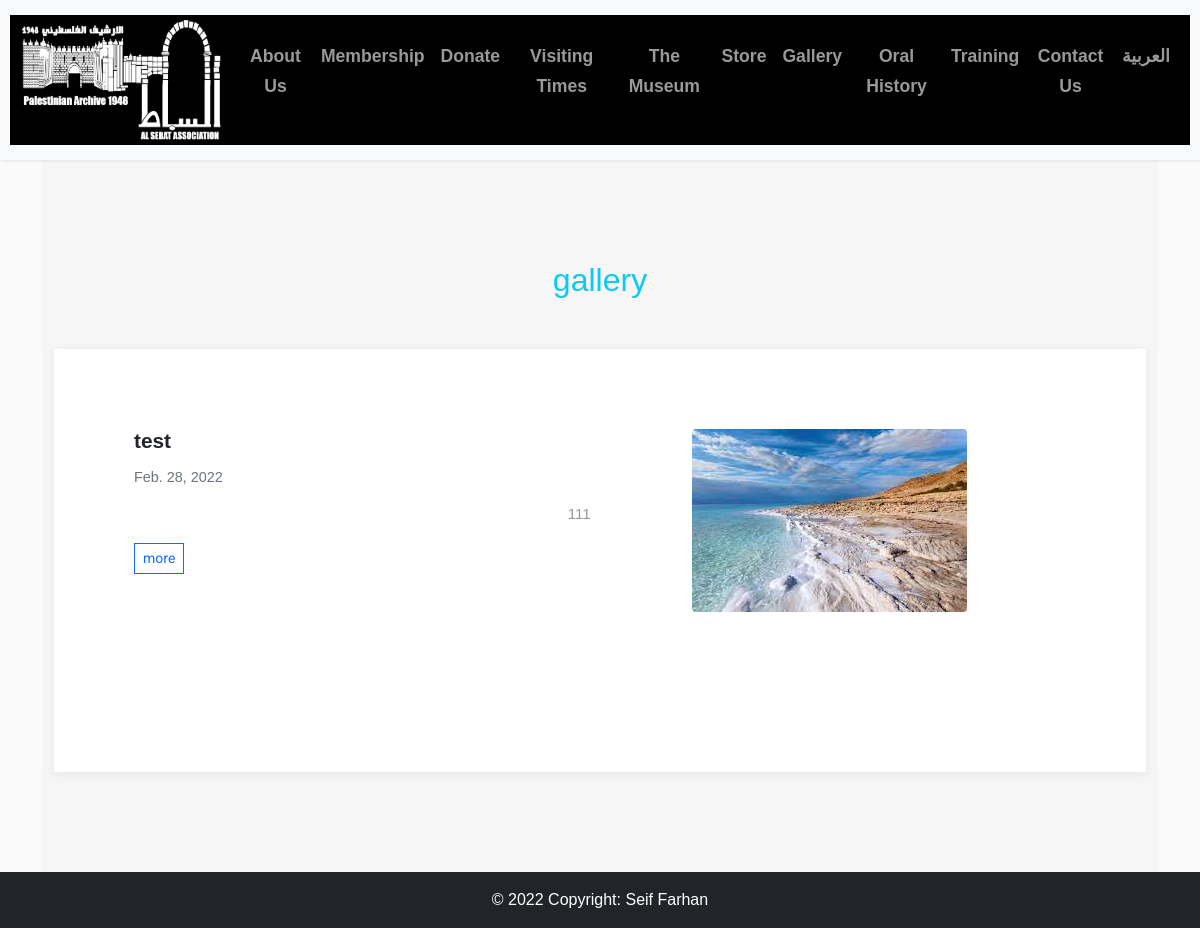
/en/gallery, run on an earlier commit of the app's database.
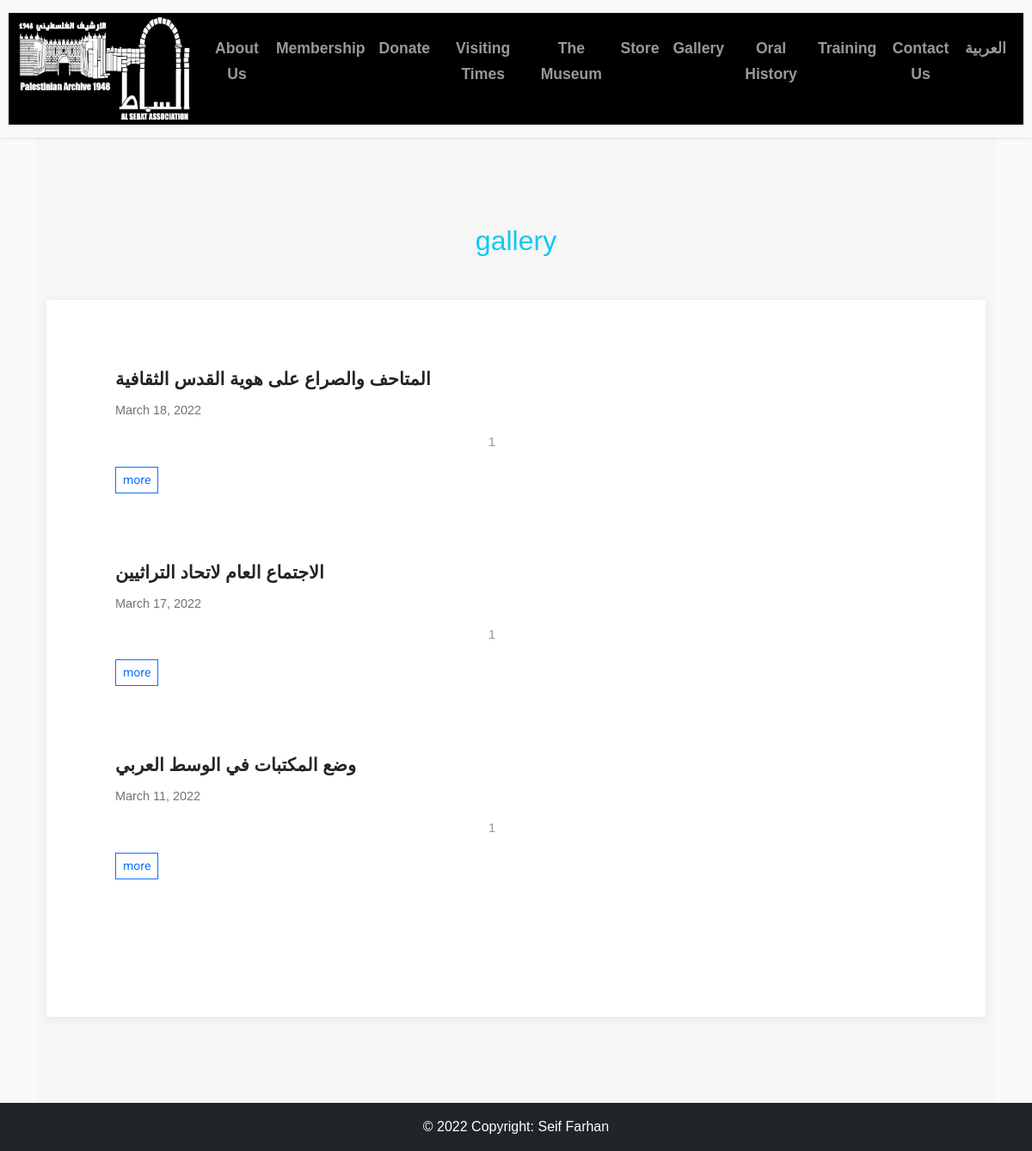
And on a later commit of the database.
### app/models.py (models this page shows, shortened)
class Gallery(models.Model):
    title = models.CharField(max_length=255, verbose_name='العنوان')
    date = models.DateField(verbose_name='التاريخ')
    desc = models.TextField(verbose_name='النص')
    desc_en = models.TextField(verbose_name='النص english')
    image = models.ImageField(upload_to='images/gallery/')

### app_en/views.py (the view)
# urls.py: path('gallery', views.gallery, name='gallery'),
def gallery(request):
    objs = Gallery.objects.all()
    return render(request, 'gallery_en.html', {'gallery': objs})

### app_en/templates/gallery_en.html (shortened to what this page needs)
{% extends 'base_en.html' %}
{% block body_block %}
    <section class="clean-block clean-blog-list dark">
        <div class="container">
            <div class="block-heading"><h2 class="text-info"
                                           style="color: #0dcaf0!important;margin-top: 20px;margin-bottom: 50px;">
                gallery</h2>
            </div>
            <div class="block-content">
                {% for g in gallery %}
                    <div class="clean-blog-post">
                        <div class="row">
                            <div class="col-lg-5"><img class="rounded img-fluid"
                                                       src="{{ g.image.url }}" alt="">
                            </div>
                            <div class="col-lg-7"><h3>{{ g.title }}</h3>
                                <div class="info"><span class="text-muted">{{ g.date | date }}</span></div>
                                <p class="text">
                                    {{ g.desc_en }}
                                </p>
                                <a class="btn btn-outline-primary btn-sm" role="button"
                                   href="{% url 'app_en:gallery_blog_en' g.pk %}">more </a></div>
                        </div>
                    </div>
                {% endfor %}
            </div>
        </div>
    </section>
{% endblock %}

What changed in the data, as far as the page shows it:
removed Gallery: image (picture), title "test", date "Feb. 28, 2022", desc_en "111"
added Gallery: title "المتاحف والصراع على هوية القدس الثقافية", date "March 18, 2022", desc_en "1"
added Gallery: title "الاجتماع العام لاتحاد التراثيين", date "March 17, 2022", desc_en "1"
added Gallery: title "وضع المكتبات في الوسط العربي", date "March 11, 2022", desc_en "1"
